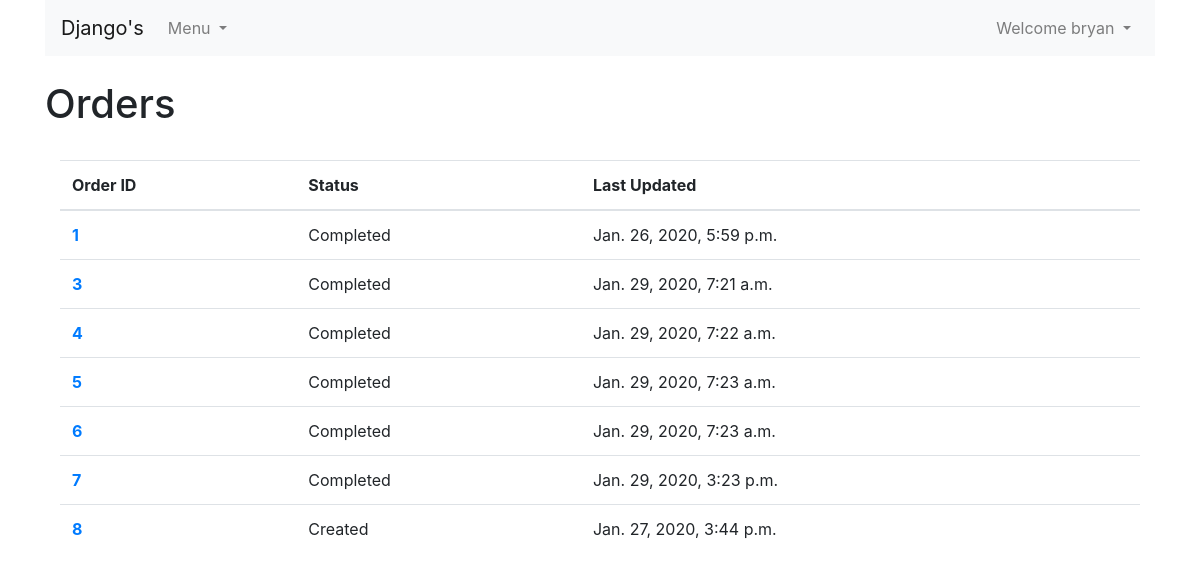
Page /user (signed in) on the committed database.
### pages/models.py (models this page shows, shortened)
class Order(models.Model):
    cust_id = models.ForeignKey(User, related_name="order",on_delete=models.CASCADE)

class Order_Status(models.Model):
    STATUS_CHOICES = [
        ("Created", 'Created'),
        ("Payment Declined", 'Payment Declined'),
        ("Accepted", 'Accepted'),
        ("Preparing Food", 'Preparing Food'),
        ("Out For Delivery", 'Out For Delivery'),
        ("Completed", 'Completed')
    ]
    order_id = models.ForeignKey("Order", related_name="order_status",on_delete=models.CASCADE)
    status = models.CharField( max_length=50, choices=STATUS_CHOICES,)
    date = models.DateTimeField(auto_now=False, auto_now_add=True)
    class Meta:
        get_latest_by = ['id']

### pages/views.py (the view)
# urls.py: path('user',views.user_view, name='user_view'),
def user_view(request):
    try :
        user = User.objects.get(username = request.user)
    except:
        messages.error(request, "Please Login To add to cart")
        return redirect('menu')
    orders = Order.objects.filter(cust_id = user.id).all()
    return render(request,'user.html', {"orders":orders})

### templates/user.html (shortened to what this page needs)
{% extends 'layout.html' %}
{% load staticfiles %}
{% block body %}
<br>
<h1> Orders </h1>
<br>
<div class="container">
{% if orders %}
<table class="table table-hover">
  <thead>
    <tr>
      <th scope="col">Order ID</th>
      <th scope="col">Status</th>
      <th scope="col">Last Updated</th>
    </tr>
  </thead>
  <tbody>
    {% for order in orders %}
    <tr>
      <th scope="row"><a href="{% url "order" id=order.id %}">{{ order.id }}</a></th>
      <td>{{ order.order_status.latest.status }}</td>
      <td>{{ order.order_status.latest.date }}</td>
    </tr>
    {% endfor %}
  </tbody>
</table>
{% else %}
<br>
<h3>Nothing Here Yet</h3>
{% endif %}
</div>
{% endblock %}

### templates/layout.html (shortened to what this page needs)
<!DOCTYPE html>
<html lang="en">
<head>
    <link rel="stylesheet" href="https://stackpath.bootstrapcdn.com/bootstrap/4.4.1/css/bootstrap.min.css">
    {% load static %}
    <link rel="stylesheet" href="{% static 'website/css/style.css' %}">
</head>
<body>
    <div class='container'>
    <nav class="navbar navbar-expand-lg navbar-light bg-light">
        <a class="navbar-brand" href="{% url 'index' %}">Django's</a>
        <div class="collapse navbar-collapse" id="navbarNavDropdown">
          <ul class="navbar-nav">
            <li class="nav-item dropdown">
              <a class="nav-link dropdown-toggle" href="#" id="navbarDropdownMenuLink" role="button" data-toggle="dropdown" aria-haspopup="true" aria-expanded="false">
                Menu
              </a>
            </li>
          </ul>
          {% if user.is_authenticated %}
          <ul class="navbar-nav ml-auto">
            <li class="nav-item dropdown">
              <a class="nav-link dropdown-toggle" id="navbarDropdownMenuLink-4" data-toggle="dropdown"
                aria-haspopup="true" aria-expanded="false">Welcome {{ user }} </a>
            </li>
          </ul>
          {% endif %}
        </div>
      </nav>
        {% block body %}
        {% endblock %}
    </div>
</body>
</html>

### rows in the picture
Order: id "1", order_status.latest.status "Completed", order_status.latest "Jan. 26, 2020, 5:59 p.m."
Order: id "3", order_status.latest.status "Completed", order_status.latest "Jan. 29, 2020, 7:21 a.m."
Order: id "4", order_status.latest.status "Completed", order_status.latest "Jan. 29, 2020, 7:22 a.m."
Order: id "5", order_status.latest.status "Completed", order_status.latest "Jan. 29, 2020, 7:23 a.m."
Order: id "6", order_status.latest.status "Completed", order_status.latest "Jan. 29, 2020, 7:23 a.m."
Order: id "7", order_status.latest.status "Completed", order_status.latest "Jan. 29, 2020, 3:23 p.m."
Order: id "8", order_status.latest.status "Created", order_status.latest "Jan. 27, 2020, 3:44 p.m."

### other values in the picture
{{ user }} "bryan"
